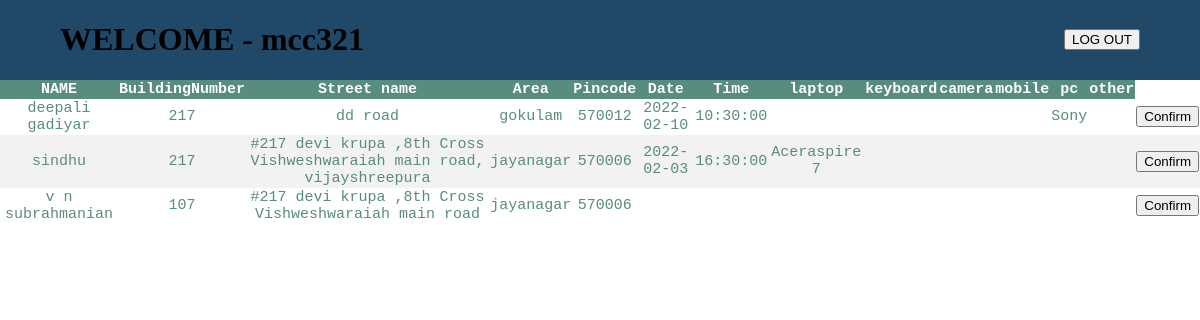
The page /admin panel.php (signed in) on the database its author committed.
### tables this page shows
CREATE TABLE `personal_details` (
  `fullName` varchar(100) NOT NULL,
  `phoneNumber` bigint(10) NOT NULL,
  `email` varchar(100) NOT NULL,
  `wardNumber` varchar(10) NOT NULL,
  `buildingNumber` varchar(10) NOT NULL,
  `streetName` varchar(100) NOT NULL,
  `area` varchar(100) NOT NULL,
  `pinCode` int(6) NOT NULL,
  PRIMARY KEY (`email`)
);

CREATE TABLE `members` (
  `user_name` varchar(50) NOT NULL,
  `email` varchar(100) NOT NULL,
  `id_type` varchar(50) NOT NULL,
  `id_number` varchar(50) NOT NULL,
  `app_date` date NOT NULL,
  `app_time` time NOT NULL,
  PRIMARY KEY (`email`)
);

CREATE TABLE `pc` (
  `email` varchar(100) NOT NULL,
  `p_companyname` varchar(100) NOT NULL,
  `p_speed` int(50) NOT NULL,
  `p_hd` int(100) NOT NULL,
  `p_screensize` int(50) NOT NULL,
  `p_ram` int(10) NOT NULL,
  `p_work` varchar(10) NOT NULL,
  `p_specs` varchar(200) NOT NULL,
  PRIMARY KEY (`email`, `p_companyname`),
  CONSTRAINT `pc_foreign` FOREIGN KEY (`email`) REFERENCES `personal_details` (`email`)
);

CREATE TABLE `laptop` (
  `email` varchar(100) NOT NULL,
  `company_name` varchar(100) NOT NULL,
  `model_name` varchar(50) NOT NULL,
  `screen_size` int(50) NOT NULL,
  `cpu` varchar(50) NOT NULL,
  `batterypower` int(50) NOT NULL,
  `ram` int(50) NOT NULL,
  `storage` varchar(50) NOT NULL,
  `operating_system` varchar(50) NOT NULL,
  `os_version` varchar(50) NOT NULL,
  `work` varchar(50) NOT NULL,
  `specs` varchar(200) NOT NULL,
  PRIMARY KEY (`email`, `company_name`),
  CONSTRAINT `personal_foreign` FOREIGN KEY (`email`) REFERENCES `personal_details` (`email`)
);

### admin panel.php (the view, shortened to what this page needs)
<!DOCTYPE html>
<html lang="en">
<head>
</head>
<body>
    <div class="header">
  <h1>WELCOME - <?php echo $_SESSION['AdminLoginId']?></h1>
  <form method="POST">
<button name="logout">LOG OUT</button>
</form>
    </div>
<table>
        <thead>
            <tr>
            <th>NAME</th>
            <th>BuildingNumber</th>
            <th>Street name</th>
            <th>Area</th>
            <th>Pincode</th>
            <th>Date</th>
            <th>Time</th>
            <th>laptop</th>
            <th>keyboard</th>
            <th>camera</th>
            <th>mobile</th>
            <th>pc</th>
            <th>other</th>
</tr>
</thead>
<tbody>
<?php
$conn = mysqli_connect("localhost","root","","cm");
$query = $conn->query("SELECT fullName,buildingNumber,streetName,area,pinCode,app_date,app_time,company_name,model_name, k_companyname, c_companyname,c_modelname,m_companyname,m_modelname,p_companyname,o_proname FROM personal_details left JOIN members on members.email=personal_details.email left join laptop on laptop.email=personal_details.email LEFT join keyboard on keyboard.email=personal_details.email LEFT join camera on camera.email=personal_details.email LEFT JOIN mobile on mobile.email=personal_details.email LEFT JOIN pc on pc.email=personal_details.email left JOIN other on other.email=personal_details.email;");
while($res=mysqli_fetch_assoc($query))
{
    ?>
    <tr>
        <td><?php  echo $res['fullName'] ;?></td>
        <td><?php  echo $res['buildingNumber'] ;?></td>
        <td><?php  echo $res['streetName'] ;?></td>
        <td><?php  echo $res['area'] ;?></td>
        <td><?php  echo $res['pinCode'] ;?></td>
        <td><?php  echo $res['app_date'] ;?></td>
        <td><?php  echo $res['app_time'] ;?></td>
        <td><?php  echo $res['company_name'] . $res['model_name'];?></td>
        <td><?php  echo $res['k_companyname'] ;?></td>
        <td><?php  echo $res['c_companyname'] . $res['c_modelname'];?></td>
        <td><?php  echo $res['m_companyname'] . $res['m_modelname'] ;?></td>
        <td><?php  echo $res['p_companyname'] ;?></td>
        <td><?php  echo $res['o_proname'] ;?></td>
        <form method="POST">
        <td><button type="submit" name="confirm">Confirm</button>
</tr>
<?php
}
?>
</tbody>
</table>
</body>
</html>

### admin panel.php (style rules this page uses)
body { margin:0px; }
div.header { font-family:poppins; display:flex; justify-content: space-between; align-items:center; padding: 0px 60px; background-color: #204969; }
table { border-collapse: collapse; width: 100%; color: #588c7e; font-family: monospace; font-size: 15px; text-align: center; }
th { background-color: #588c7e; color: white; }
tr:nth-child(even) { background-color: #f2f2f2 }

### rows shown on the page
personal_details: fullName "deepali gadiyar", buildingNumber "217", streetName "dd road", area "gokulam", pinCode "570012", members.app_date "2022-02-10", members.app_time "10:30:00", pc.p_companyname "Sony"
personal_details: fullName "sindhu", buildingNumber "217", streetName "#217 devi krupa ,8th Cross Vishweshwaraiah main road, vijayshreepura", area "jayanagar", pinCode "570006", members.app_date "2022-02-03", members.app_time "16:30:00", laptop.company_name "Acer", laptop.model_name "aspire 7"
personal_details: fullName "v n subrahmanian", buildingNumber "107", streetName "#217 devi krupa ,8th Cross Vishweshwaraiah main road", area "jayanagar", pinCode "570006"

### other values the page prints
$_SESSION['AdminLoginId'] "mcc321"
